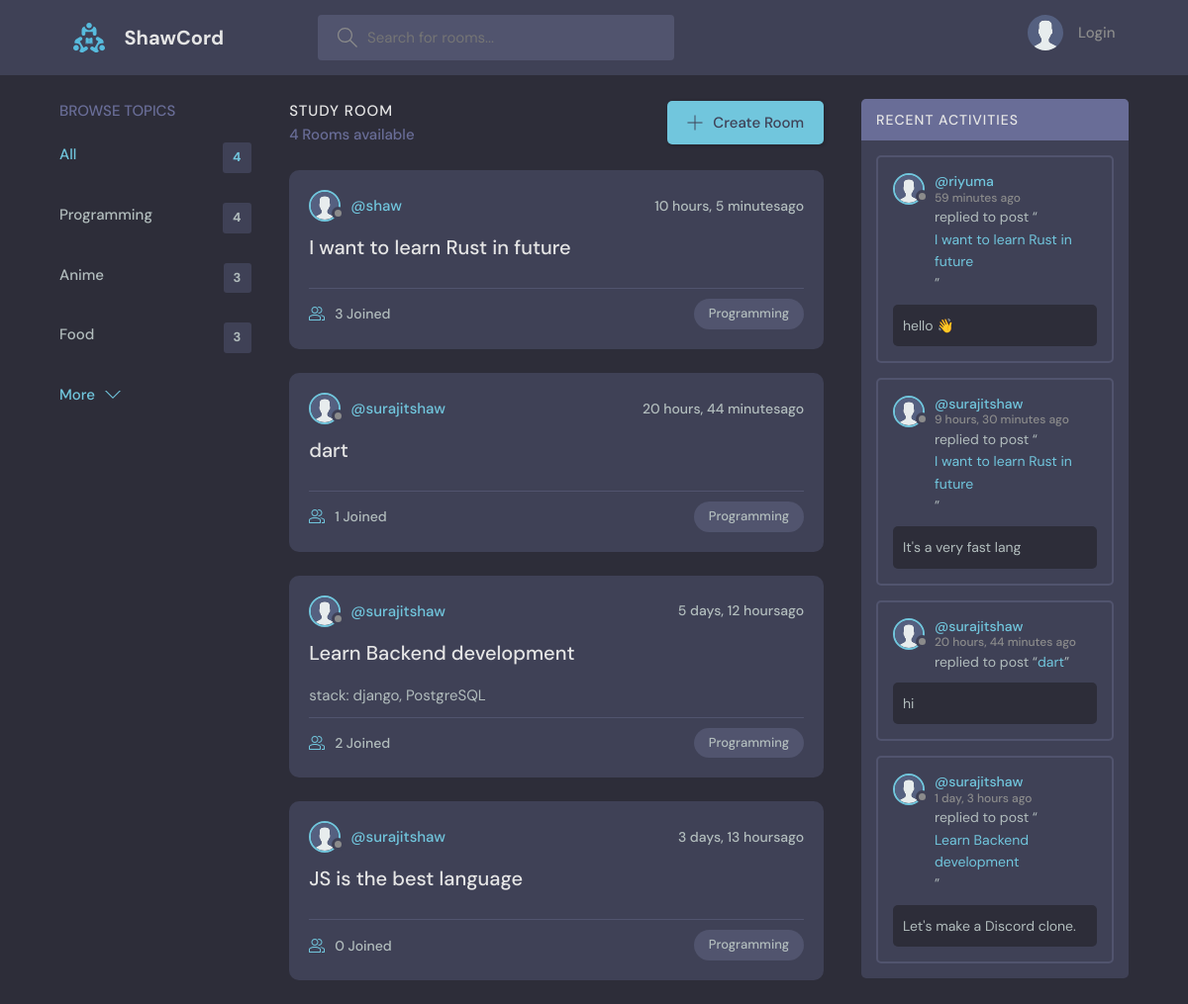
Page /?q=Programming on the committed database.
### base/models.py (models this page shows, shortened)
class Topic(models.Model):
    name = models.CharField(max_length=200)

class Room(models.Model):
    host = models.ForeignKey(User, on_delete=models.SET_NULL, null=True)
    topic = models.ForeignKey(Topic, on_delete=models.SET_NULL, null=True)
    participants = models.ManyToManyField(User, blank=True, related_name='participants')
    name = models.CharField(max_length=200)
    description = models.TextField(null=True, blank=True)
    created_at = models.DateTimeField(auto_now_add=True)
    updated_at = models.DateTimeField(auto_now=True)
    class Meta:
        ordering = ('-updated_at','-created_at')
    def __str__(self):
        return self.name

class Message(models.Model):
    user = models.ForeignKey(User, on_delete=models.CASCADE)
    body = models.TextField()
    room = models.ForeignKey(Room, on_delete=models.CASCADE)
    created_at = models.DateTimeField(auto_now_add=True)
    updated_at = models.DateTimeField(auto_now=True)
    class Meta:
        ordering = ('-updated_at','-created_at')

### base/views.py (the view)
# urls.py: path('', views.home, name='home'),
def home(request):
    q = request.GET.get('q') if request.GET.get('q') != None else ''
    rooms = Room.objects.filter(
        Q(topic__name__icontains=q) |
        Q(name__icontains=q) |
        Q(description__icontains=q)
    )
    topics = Topic.objects.all()
    room_count = rooms.count()
    room_messages = Message.objects.filter(Q(room__topic__name__icontains=q))
    return render(request, 'home.html', {'rooms': rooms, 'topics': topics, 'room_count': room_count, 'room_messages': room_messages})

### templates/home.html (shortened to what this page needs)
{% extends 'main.html' %}
{% block content %}
<main class="layout layout--3">
  <div class="container">
    {% include 'topics_component.html' %}
    <div class="roomList">
      <div class="roomList__header">
        <div>
          <h2>Study Room</h2>
          <p>{{room_count}} Rooms available</p>
        </div>
        <a class="btn btn--main" href="{% url 'create-room' %}">
          <svg version="1.1" xmlns="http://www.w3.org/2000/svg" width="32" height="32" viewBox="0 0 32 32">
            <title>add</title>
            <path
              d="M16.943 0.943h-1.885v14.115h-14.115v1.885h14.115v14.115h1.885v-14.115h14.115v-1.885h-14.115v-14.115z"
            ></path>
          </svg>
          Create Room
        </a>
      </div>
      {% include 'feed_component.html' %}
    </div>
    {% include 'activity_component.html' %}
  </div>
</main>
{% endblock content %}

### templates/topics_component.html (shortened to what this page needs)
<div class="topics">
      <div class="topics__header">
        <h2>Browse Topics</h2>
      </div>
      <ul class="topics__list">
        <li>
          <a href="{% url 'home' %}" class="active">All <span>{{room_count}}</span></a>
        </li>
        {% for topic in topics %}
          <li>
            <a href="{% url 'home' %}?q={{topic.name}}">{{topic.name}} <span>{{topic.room_set.all.count}}</span></a>
          </li>
        {% endfor %}
      </ul>
      <a class="btn btn--link" href="topics.html">
        More
        <svg version="1.1" xmlns="http://www.w3.org/2000/svg" width="32" height="32" viewBox="0 0 32 32">
          <title>chevron-down</title>
          <path d="M16 21l-13-13h-3l16 16 16-16h-3l-13 13z"></path>
        </svg>
      </a>
  </div>

### templates/feed_component.html (shortened to what this page needs)
{% load static %}
{% for room in rooms %}
  <div class="roomListRoom">
    <div class="roomListRoom__header">
      <a href="{% url 'userProfile' room.host.id %}" class="roomListRoom__author">
        <div class="avatar avatar--small">
          <img src="{% static 'assets/avatar.svg' %}" />
        </div>
        <span>@{{room.host.username}}</span>
      </a>
      <div class="roomListRoom__actions">
        <span>{{room.created_at | timesince}}ago</span>
      </div>
    </div>
    <div class="roomListRoom__content">
      <a href="{% url 'room' room.id %}">{{room.name}}</a>
      <p>
        {{room.description}}
      </p>
    </div>
    <div class="roomListRoom__meta">
      <a href="{% url 'room' room.id %}" class="roomListRoom__joined">
        {{room.participants.all.count}} Joined
      </a>
      <p class="roomListRoom__topic">{{room.topic.name}}</p>
    </div>
  </div>
{% endfor %}

### templates/activity_component.html (shortened to what this page needs)
{% load static %}
<div class="activities">
  <div class="activities__header">
    <h2>Recent Activities</h2>
  </div>
  {% for message in room_messages %}
    <div class="activities__box">
      <div class="activities__boxHeader roomListRoom__header">
        <a href="{% url 'userProfile' message.user.id %}" class="roomListRoom__author">
          <div class="avatar avatar--small">
            <img src="{% static 'assets/avatar.svg' %}" />
          </div>
          <p>
            @{{message.user}}
            <span>{{message.created_at|timesince}} ago</span>
          </p>
        </a>
      </div>
      <div class="activities__boxContent">
        <p>replied to post “<a href="{% url 'room' message.room.id %}">{{message.room}}</a>”</p>
        <div class="activities__boxRoomContent">
         {{message.body}}
        </div>
      </div>
    </div>
  {% endfor %}
</div>

### rows in the picture
Topic: name "Programming", room_set.all.count "4"
Topic: name "Anime", room_set.all.count "3"
Topic: name "Food", room_set.all.count "3"
Room: host.username "shaw", created_at "10 hours, 5 minutes", name "I want to learn Rust in future", participants.all.count "3", topic.name "Programming"
Room: host.username "surajitshaw", created_at "20 hours, 44 minutes", name "dart", participants.all.count "1", topic.name "Programming"
Room: host.username "surajitshaw", created_at "5 days, 12 hours", name "Learn Backend development", description "stack: django, PostgreSQL", participants.all.count "2", topic.name "Programming"
Room: host.username "surajitshaw", created_at "3 days, 13 hours", name "JS is the best language", participants.all.count "0", topic.name "Programming"
Message: user "riyuma", created_at "59 minutes", room "I want to learn Rust in future", body "hello 👋"
Message: user "surajitshaw", created_at "9 hours, 30 minutes", room "I want to learn Rust in future", body "It's a very fast lang"
Message: user "surajitshaw", created_at "20 hours, 44 minutes", room "dart", body "hi"
Message: user "surajitshaw", created_at "1 day, 3 hours", room "Learn Backend development", body "Let's make a Discord clone."

### other values in the picture
{{ room_count }} "4"
